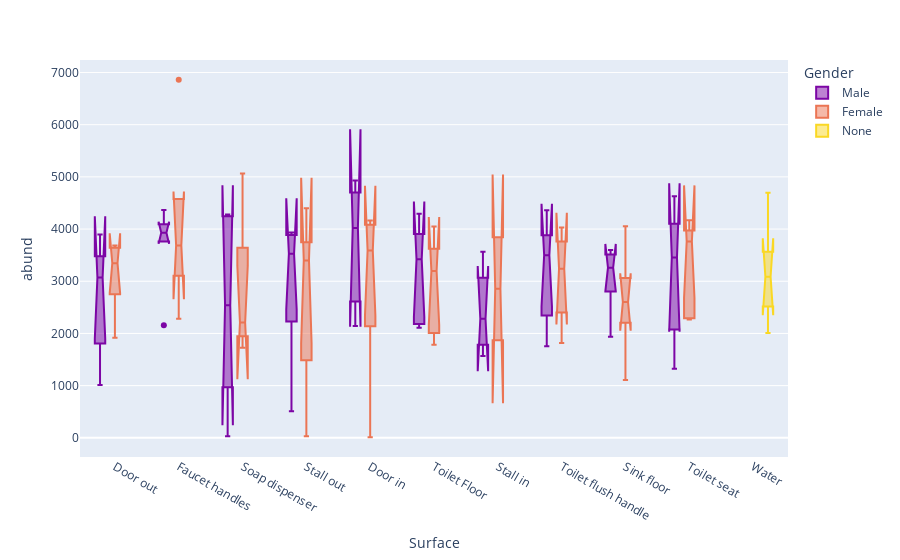

Write notebook code for a chart like this one.
### Code cell
fig = px.box(dataset_place, x="Surface", y="abund", color="Gender", notched=True, color_discrete_sequence=["#7c06a5", "#eb7554", "#fad824"])

# Changement du layout pour le poster
# fig.update_layout({
# 'font_color': "white",
# 'plot_bgcolor': 'rgba(0, 0, 0, 0)',
# 'paper_bgcolor': 'rgba(0, 0, 0, 0)'
# })

fig.show()

### Figure 1 — Plotly figure (JSON) as saved in the notebook; plotly's stock layout.template omitted (floating-point values rounded to 4 significant figures)
{"data": [{"alignmentgroup": "True", "hovertemplate": "Gender=Male<br>Surface=%{x}<br>abund=%{y}<extra></extra>", "legendgroup": "Male", "marker": {"color": "#7c06a5"}, "name": "Male", "notched": true, "offsetgroup": "Male", "orientation": "v", "showlegend": true, "type": "box", "x": ["Door out", "Faucet handles", "Soap dispenser", "Stall out", "Door in", "Stall out", "Toilet Floor", "Door in", "Door out", "Faucet handles", "Stall in", "Stall out", "Faucet handles", "Stall in", "Faucet handles", "Toilet flush handle", "Toilet flush handle", "Door in", "Sink floor", "Toilet Floor", "Sink floor", "Sink floor", "Sink floor", "Toilet Floor", "Toilet flush handle", "Sink floor", "Sink floor", "Toilet Floor", "Soap dispenser", "Stall out", "Toilet Floor", "Toilet seat", "Toilet seat", "Toilet flush handle", "Toilet seat", "Door out", "Faucet handles", "Stall out", "Stall out", "Stall in", "Soap dispenser", "Toilet seat", "Toilet Floor", "Door out", "Faucet handles", "Soap dispenser", "Toilet flush handle", "Stall in", "Door out", "Toilet flush handle", "Toilet seat", "Soap dispenser"], "x0": " ", "xaxis": "x", "y": [3895, 4093, 4237, 509, 4020, 3409, 4295, 4929, 3339, 4093, 1995, 3888, 3762, 1570, 4365, 1753, 4360, 2144, 3513, 3727, 3315, 2805, 3597, 3905, 3473, 3207, 1935, 2180, 2540, 2227, 2109, 1325, 3454, 3524, 2327, 1013, 2156, 3644, 3936, 3564, 1284, 3926, 3116, 2072, 3765, 4277, 2343, 2571, 3071, 3880, 4628, 29], "y0": " ", "yaxis": "y"}, {"alignmentgroup": "True", "hovertemplate": "Gender=Female<br>Surface=%{x}<br>abund=%{y}<extra></extra>", "legendgroup": "Female", "marker": {"color": "#eb7554"}, "name": "Female", "notched": true, "offsetgroup": "Female", "orientation": "v", "showlegend": true, "type": "box", "x": ["Stall out", "Sink floor", "Door in", "Door out", "Door in", "Faucet handles", "Faucet handles", "Faucet handles", "Door in", "Toilet Floor", "Sink floor", "Sink floor", "Soap dispenser", "Sink floor", "Toilet seat", "Toilet flush handle", "Toilet seat", "Sink floor", "Toilet Floor", "Toilet Floor", "Toilet Floor", "Stall in", "Door out", "Door in", "Toilet seat", "Soap dispenser", "Stall out", "Toilet seat", "Door out", "Toilet flush handle", "Sink floor", "Toilet Floor", "Toilet flush handle", "Soap dispenser", "Stall out", "Stall out", "Soap dispenser", "Soap dispenser", "Toilet flush handle", "Door out", "Faucet handles", "Door out", "Toilet seat", "Door in", "Toilet Floor", "Soap dispenser", "Door out", "Toilet seat", "Stall in", "Faucet handles", "Stall out", "Door in"], "x0": " ", "xaxis": "x", "y": [4397, 2612, 3484, 2749, 4081, 3687, 3813, 3379, 3690, 3151, 3064, 2206, 1727, 2591, 2266, 1815, 4170, 4053, 3624, 4048, 1785, 1868, 1916, 2140, 3972, 1948, 1974, 3580, 3379, 3495, 1109, 3241, 2987, 5064, 3397, 3529, 2474, 3642, 4032, 3642, 6859, 3683, 2293, 4165, 2007, 1945, 3313, 3941, 3842, 2280, 32, 13], "y0": " ", "yaxis": "y"}, {"alignmentgroup": "True", "hovertemplate": "Gender=None<br>Surface=%{x}<br>abund=%{y}<extra></extra>", "legendgroup": "None", "marker": {"color": "#fad824"}, "name": "None", "notched": true, "offsetgroup": "None", "orientation": "v", "showlegend": true, "type": "box", "x": ["Water", "Water", "Water", "Water", "Water"], "x0": " ", "xaxis": "x", "y": [3087, 4694, 2689, 3192, 2007], "y0": " ", "yaxis": "y"}], "layout": {"boxmode": "group", "legend": {"title": {"text": "Gender"}, "tracegroupgap": 0}, "margin": {"t": 60}, "xaxis": {"anchor": "y", "domain": [0, 1], "title": {"text": "Surface"}}, "yaxis": {"anchor": "x", "domain": [0, 1], "title": {"text": "abund"}}}}
